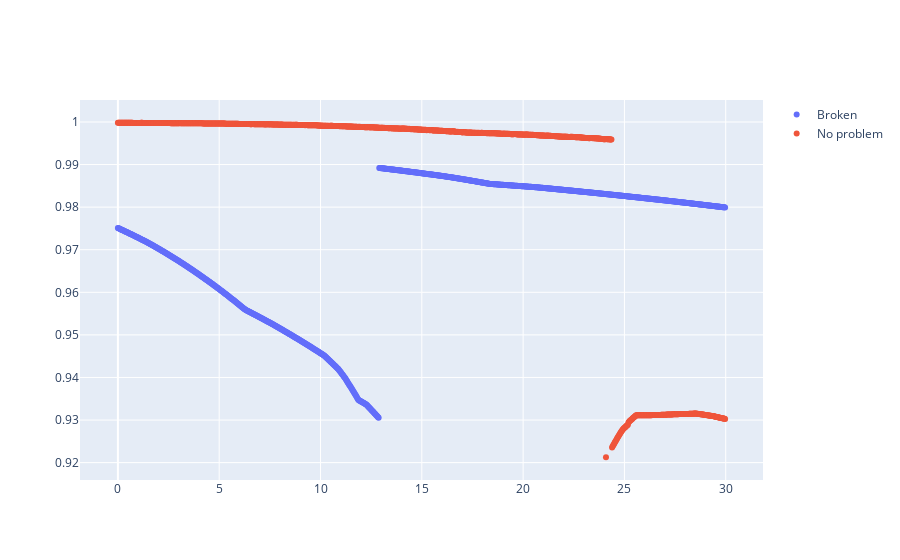

Notebook code for this chart:
### Markdown cell above
We plot probability(Temp).   
That is the probability given by the neural network to the right class for each point we gave him in the test set.

### Code cell
df = pd.DataFrame({"Broken":probas[maskBroken][:,0], "No problem":probas[maskNoProblem][:,1],"Temp":testset[maskNoProblem]["fan.T_air"]})
fig = go.Figure()
fig.add_trace(go.Scatter(go.Scatter(x=df["Temp"], y=df["Broken"], mode='markers', name="Broken")))
fig.add_trace(go.Scatter(go.Scatter(x=df["Temp"], y=df["No problem"], mode='markers', name="No problem")))
fig.show()

### Figure 1 — Plotly figure (JSON) as saved in the notebook; plotly's stock layout.template omitted (floating-point values rounded to 4 significant figures; data arrays with more than 128 entries replaced by an {"elided": "..."} marker saying what was removed)
{"data": [{"mode": "markers", "name": "Broken", "type": "scatter", "x": {"elided": "1000 float values"}, "y": {"elided": "1000 float values"}}, {"mode": "markers", "name": "No problem", "type": "scatter", "x": {"elided": "1000 float values"}, "y": {"elided": "1000 float values"}}], "layout": {"autosize": true, "xaxis": {"autorange": true, "range": [-1.778, 31.75], "type": "linear"}, "yaxis": {"autorange": true, "range": [0.9148, 1.006], "type": "linear"}}}
